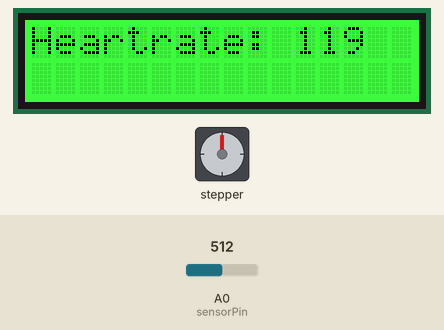
Simulated run of this sketch. Board: Arduino Uno, built with avr-gcc and run on an emulated ATmega328P. Shown: 16×2 character LCD, stepper motor. The inputs (shaded band) are chosen by the test bench; at power-on: A0 (sensorPin) = 512. Stepper angles assume 4096 steps per turn; what the sketch prints to the serial monitor is not drawn.

Above: at 1.2 s.
1.3 s: A0 (sensorPin) set to 483
At 2.0 s:
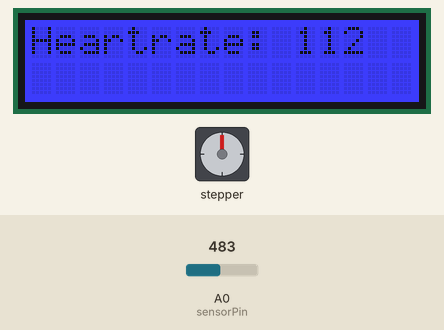
3.6 s: A0 (sensorPin) set to 316
At 4.0 s:
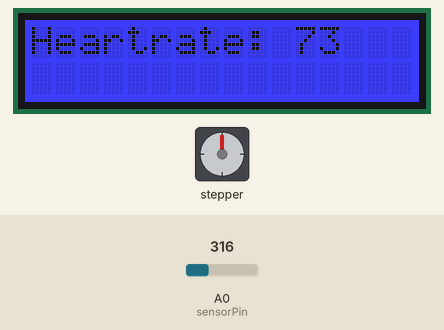
5.1 s: A0 (sensorPin) set to 283
At 5.6 s:
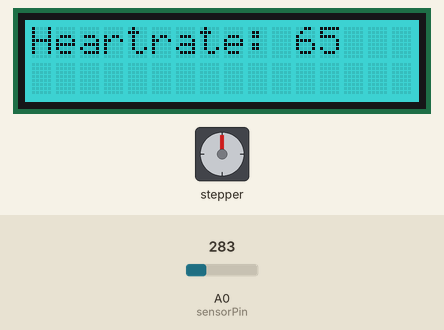
7.7 s: A0 (sensorPin) set to 710
At 8.2 s:
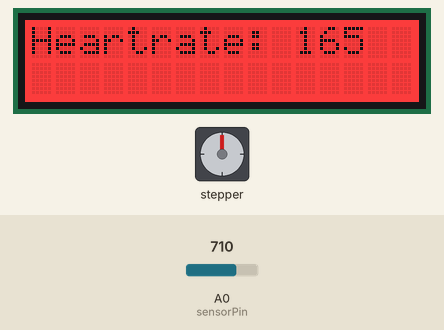
Timing chart, 0 to 10.7 s (numbered marks = the images above; inputs shaded):
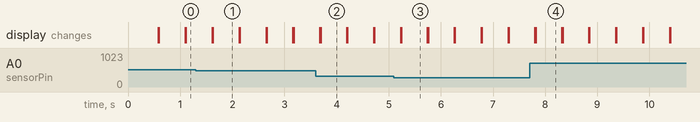

Measured:
- the behaviour switches between 500 and 499 on A0 (sensorPin) (found by bisection; images 0 and 1)
- the behaviour switches between 300 and 299 on A0 (sensorPin) (found by bisection; images 2 and 3)
- after the input at 1.3 s, the display: first differs from a run without the input after 0.33 s (image 1)
- after the input at 3.6 s, the display: first differs from a run without the input after 0.09 s (image 2)
- after the input at 5.1 s, stepper: stops changing and stays 0°; the display: first differs from a run without the input after 0.14 s (image 3)
- after the input at 7.7 s, the display: first differs from a run without the input after 0.12 s (image 4)
- what the display in image 1 shows lasts 0.5 s, from 1.6 s to 2.1 s

The sketch:

sound_motor.ino
```cpp
#include <CheapStepper.h>

#include <Wire.h>
#include "rgb_lcd.h"

rgb_lcd lcd;

int sensorPin = A0;
int sensorValue = 0;
int sensorPrintValue = 0;

CheapStepper stepper (8,9,10,11);

bool moveClockwise = true;
unsigned long moveStartTime = 0;


void setup() {
  pinMode(sensorPin, INPUT);
  // let's run the stepper at 12rpm (if using 5V power) - the default is ~16 rpm

  lcd.begin(16, 2);

  stepper.setRpm(16); // CHANGED RPM

  Serial.begin(9600); // CHANGED SPEED
  Serial.print("stepper RPM: "); Serial.print(stepper.getRpm());
  Serial.println();

  Serial.print("stepper delay (micros): "); Serial.print(stepper.getDelay());
  Serial.println(); Serial.println();

  stepper.newMoveTo(moveClockwise, 2048);//4096

  moveStartTime = millis();

}

void loop() {

  sensorValue = analogRead(sensorPin);
  sensorPrintValue = sensorValue / 4.3;
  Serial.print("sensor = ");
  Serial.print(sensorValue);
  Serial.println();

if (sensorValue >= 700)
  {
    stepper.setRpm(16);
    stepper.run();
  }
  else if (sensorValue >= 500)
  {
    stepper.setRpm(10);
    stepper.run();
  }

  else if (sensorValue >= 300)
  {
    stepper.setRpm(5);
    stepper.run();
  }
  else
  {
    stepper.stop();
  }
  //stepper.run();

//if (sensorValue > 0)
//{
  //stepper.run();

  if (sensorValue >= 700)
  {
    //stepper.setRpm(16);
    //stepper.run();
    lcd.setRGB(255, 0, 0);
    lcd.print("Heartrate: ");
    lcd.print(sensorPrintValue);
    delay(500);
    lcd.clear();
  }
  else if (sensorValue >= 500 && sensorValue < 700)
  {
    //stepper.run();
    //stepper.setRpm(10);
    lcd.setRGB(0, 255, 0);
    lcd.print("Heartrate: ");
    lcd.print(sensorPrintValue);
    delay(500);
    lcd.clear();
  }
  else if (sensorValue >= 300 && sensorValue < 500)
  {
    //stepper.setRpm(5);
    //stepper.run();
    lcd.setRGB(0, 0, 255);
    lcd.print("Heartrate: ");
    lcd.print(sensorPrintValue);
    delay(500);
    lcd.clear();
  }
  else
  {
    //stepper.setRpm(1);
    //stepper.run();
    lcd.setRGB(0, 200, 200);
    lcd.print("Heartrate: ");
    lcd.print(sensorPrintValue);
    delay(500);
    lcd.clear();
  }
//}
/*
  else
  {
    stepper.stop();
  }
*/


  int stepsLeft = stepper.getStepsLeft();


  if (stepsLeft == 0){
    /*
    Serial.print("stepper position: "); Serial.print(stepper.getStep());
    Serial.println();

    unsigned long timeTook = millis() - moveStartTime; // calculate time elapsed since move start
    Serial.print("move took (ms): "); Serial.print(timeTook);
    Serial.println(); Serial.println();

    // let's start a new move in the reverse direction
    */
    //moveClockwise = !moveClockwise; // reverse direction
    //stepper.newMoveDegrees (moveClockwise, 360); // move 180 degrees from current position CHANGED DEGREES
    //moveStartTime = millis(); // reset move start time

  }


}
```
